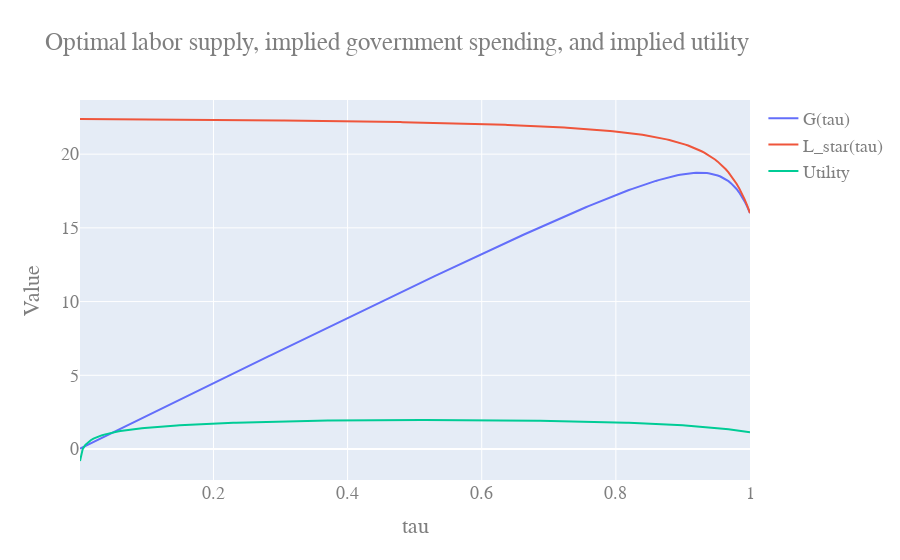

Notebook source saved alongside this figure:
### Markdown cell above
Now we will plot the optimal labor supply, implied government consumption and worker utility across the labor-income tax rate, $\tau \in (0,1)$.

We do this by creating a grid of possible $\tau$-values and plot the correspondingthe optimal labor supply, implied government consumption and worker utility:

### Code cell
# Define the grid
tau_grid = np.linspace(0.001, 1, 250)

# Initialize lists to store the values of L_star, G_star, and utility
L_star_values = []
G_star_values = []
utility_values = []

# Calculate L_star, G_star, and utility for each tau value
for tau in tau_grid:
    result = Problem1.numerical_lagrangian_optimization(tau)
    L_star = result[0]
    G_star = result[1]
    utility = result[2]
    L_star_values.append(L_star)
    G_star_values.append(G_star)
    utility_values.append(utility)

# Plotting the functions
fig = go.Figure()
fig.add_trace(go.Scatter(x=tau_grid, y=G_star_values, name='G(tau)'))
fig.add_trace(go.Scatter(x=tau_grid, y=L_star_values, name='L_star(tau)'))
fig.add_trace(go.Scatter(x=tau_grid, y=utility_values, name='Utility'))
fig.update_layout(
    title="Optimal labor supply, implied government spending, and implied utility",
    xaxis_title="tau",
    yaxis_title="Value",
    font=dict(
        family="Courier New, monospace",
        size=18,
        color="#7f7f7f"
    )
)
fig.show()

### Figure 1 — Plotly figure (JSON) as saved in the notebook; plotly's stock layout.template omitted (floating-point values rounded to 4 significant figures; data arrays with more than 128 entries replaced by an {"elided": "..."} marker saying what was removed)
{"data": [{"name": "G(tau)", "type": "scatter", "x": {"elided": "250 float values"}, "y": {"elided": "250 float values"}}, {"name": "L_star(tau)", "type": "scatter", "x": {"elided": "250 float values"}, "y": {"elided": "250 float values"}}, {"name": "Utility", "type": "scatter", "x": {"elided": "250 float values"}, "y": {"elided": "250 float values"}}], "layout": {"font": {"color": "#7f7f7f", "family": "Courier New, monospace", "size": 18}, "title": {"text": "Optimal labor supply, implied government spending, and implied utility"}, "xaxis": {"title": {"text": "tau"}}, "yaxis": {"title": {"text": "Value"}}}}
